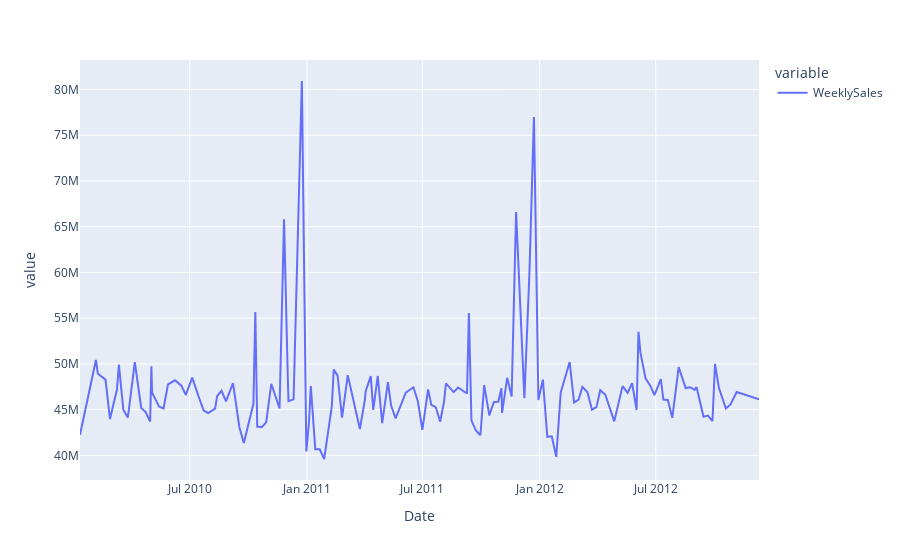

Source (notebook cell):
### Code cell
px.line(df.groupby('Date')[['WeeklySales']].sum())

### Figure 1 — Plotly figure (JSON) as saved in the notebook; plotly's stock layout.template omitted (floating-point values rounded to 4 significant figures; data arrays with more than 128 entries replaced by an {"elided": "..."} marker saying what was removed)
{"data": [{"hovertemplate": "variable=WeeklySales<br>Date=%{x}<br>value=%{y}<extra></extra>", "legendgroup": "WeeklySales", "line": {"color": "#636efa", "dash": "solid"}, "marker": {"symbol": "circle"}, "mode": "lines", "name": "WeeklySales", "orientation": "v", "showlegend": true, "type": "scatter", "x": {"elided": "143 str values"}, "xaxis": "x", "y": {"elided": "143 float values"}, "yaxis": "y"}], "layout": {"legend": {"title": {"text": "variable"}, "tracegroupgap": 0}, "margin": {"t": 60}, "xaxis": {"anchor": "y", "domain": [0, 1], "title": {"text": "Date"}}, "yaxis": {"anchor": "x", "domain": [0, 1], "title": {"text": "value"}}}}
